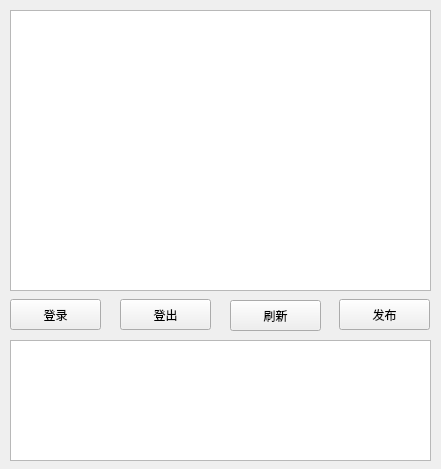
<?xml version="1.0" encoding="UTF-8"?>
<ui version="4.0">
 <class>MainWindow</class>
 <widget class="QMainWindow" name="MainWindow">
  <property name="geometry">
   <rect>
    <x>0</x>
    <y>0</y>
    <width>441</width>
    <height>469</height>
   </rect>
  </property>
  <property name="windowTitle">
   <string>MainWindow</string>
  </property>
  <widget class="QWidget" name="centralwidget">
   <widget class="QPushButton" name="btnLogin">
    <property name="geometry">
     <rect>
      <x>10</x>
      <y>299</y>
      <width>91</width>
      <height>31</height>
     </rect>
    </property>
    <property name="text">
     <string>登录</string>
    </property>
   </widget>
   <widget class="QPushButton" name="btnLogout">
    <property name="geometry">
     <rect>
      <x>120</x>
      <y>299</y>
      <width>91</width>
      <height>31</height>
     </rect>
    </property>
    <property name="text">
     <string>登出</string>
    </property>
   </widget>
   <widget class="QPushButton" name="btnFresh">
    <property name="geometry">
     <rect>
      <x>230</x>
      <y>300</y>
      <width>91</width>
      <height>31</height>
     </rect>
    </property>
    <property name="text">
     <string>刷新</string>
    </property>
   </widget>
   <widget class="QPushButton" name="btnPushlish">
    <property name="geometry">
     <rect>
      <x>339</x>
      <y>299</y>
      <width>91</width>
      <height>31</height>
     </rect>
    </property>
    <property name="text">
     <string>发布</string>
    </property>
   </widget>
   <widget class="QTableWidget" name="tblMessage">
    <property name="geometry">
     <rect>
      <x>10</x>
      <y>10</y>
      <width>421</width>
      <height>281</height>
     </rect>
    </property>
   </widget>
   <widget class="QTextEdit" name="textEdit">
    <property name="geometry">
     <rect>
      <x>10</x>
      <y>340</y>
      <width>421</width>
      <height>121</height>
     </rect>
    </property>
   </widget>
  </widget>
 </widget>
 <resources/>
 <connections/>
</ui>
